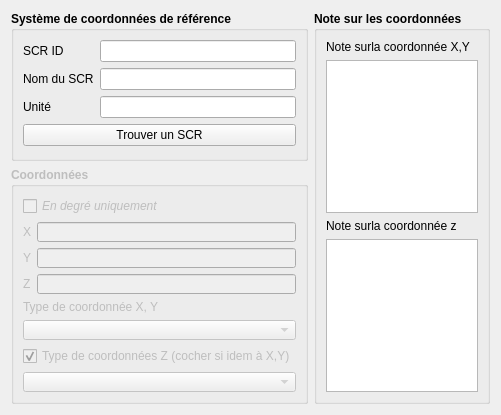
<?xml version="1.0" encoding="UTF-8"?>
<ui version="4.0">
 <class>Form</class>
 <widget class="QWidget" name="Form">
  <property name="geometry">
   <rect>
    <x>0</x>
    <y>0</y>
    <width>446</width>
    <height>396</height>
   </rect>
  </property>
  <property name="windowTitle">
   <string>Form</string>
  </property>
  <layout class="QGridLayout" name="gridLayout">
   <item row="0" column="0">
    <widget class="QGroupBox" name="GB_SCR">
     <property name="sizePolicy">
      <sizepolicy hsizetype="Expanding" vsizetype="Expanding">
       <horstretch>0</horstretch>
       <verstretch>0</verstretch>
      </sizepolicy>
     </property>
     <property name="minimumSize">
      <size>
       <width>0</width>
       <height>150</height>
      </size>
     </property>
     <property name="maximumSize">
      <size>
       <width>350</width>
       <height>171</height>
      </size>
     </property>
     <property name="font">
      <font>
       <weight>75</weight>
       <bold>true</bold>
      </font>
     </property>
     <property name="autoFillBackground">
      <bool>true</bool>
     </property>
     <property name="title">
      <string>Système de coordonnées de référence</string>
     </property>
     <layout class="QFormLayout" name="formLayout_2">
      <item row="0" column="0">
       <widget class="QLabel" name="label_4">
        <property name="font">
         <font>
          <weight>50</weight>
          <bold>false</bold>
         </font>
        </property>
        <property name="text">
         <string>SCR ID</string>
        </property>
       </widget>
      </item>
      <item row="0" column="1">
       <widget class="QLineEdit" name="LE_SCRid">
        <property name="enabled">
         <bool>true</bool>
        </property>
        <property name="font">
         <font>
          <weight>50</weight>
          <bold>false</bold>
         </font>
        </property>
        <property name="readOnly">
         <bool>true</bool>
        </property>
       </widget>
      </item>
      <item row="1" column="0">
       <widget class="QLabel" name="label_5">
        <property name="font">
         <font>
          <weight>50</weight>
          <bold>false</bold>
         </font>
        </property>
        <property name="text">
         <string>Nom du SCR</string>
        </property>
       </widget>
      </item>
      <item row="1" column="1">
       <widget class="QLineEdit" name="LE_nomSCR">
        <property name="enabled">
         <bool>true</bool>
        </property>
        <property name="font">
         <font>
          <weight>50</weight>
          <bold>false</bold>
         </font>
        </property>
        <property name="readOnly">
         <bool>true</bool>
        </property>
       </widget>
      </item>
      <item row="2" column="0">
       <widget class="QLabel" name="label_12">
        <property name="font">
         <font>
          <weight>50</weight>
          <bold>false</bold>
         </font>
        </property>
        <property name="text">
         <string>Unité</string>
        </property>
       </widget>
      </item>
      <item row="2" column="1">
       <widget class="QLineEdit" name="LE_scr_unit">
        <property name="enabled">
         <bool>true</bool>
        </property>
        <property name="font">
         <font>
          <weight>50</weight>
          <bold>false</bold>
         </font>
        </property>
        <property name="inputMask">
         <string/>
        </property>
        <property name="readOnly">
         <bool>true</bool>
        </property>
       </widget>
      </item>
      <item row="3" column="0" colspan="2">
       <widget class="QPushButton" name="btn_findSCR">
        <property name="font">
         <font>
          <weight>50</weight>
          <bold>false</bold>
         </font>
        </property>
        <property name="text">
         <string>Trouver un SCR</string>
        </property>
       </widget>
      </item>
     </layout>
    </widget>
   </item>
   <item row="0" column="1" rowspan="2">
    <widget class="QGroupBox" name="groupBox">
     <property name="font">
      <font>
       <weight>75</weight>
       <bold>true</bold>
      </font>
     </property>
     <property name="autoFillBackground">
      <bool>true</bool>
     </property>
     <property name="title">
      <string>Note sur les coordonnées</string>
     </property>
     <layout class="QVBoxLayout" name="verticalLayout">
      <item>
       <widget class="QLabel" name="label_8">
        <property name="font">
         <font>
          <weight>50</weight>
          <bold>false</bold>
         </font>
        </property>
        <property name="text">
         <string>Note surla coordonnée X,Y</string>
        </property>
       </widget>
      </item>
      <item>
       <widget class="QTextEdit" name="PT_note_xy">
        <property name="font">
         <font>
          <weight>50</weight>
          <bold>false</bold>
         </font>
        </property>
       </widget>
      </item>
      <item>
       <widget class="QLabel" name="label_10">
        <property name="font">
         <font>
          <weight>50</weight>
          <bold>false</bold>
         </font>
        </property>
        <property name="text">
         <string>Note surla coordonnée z</string>
        </property>
       </widget>
      </item>
      <item>
       <widget class="QTextEdit" name="PT_note_z">
        <property name="font">
         <font>
          <weight>50</weight>
          <bold>false</bold>
         </font>
        </property>
       </widget>
      </item>
     </layout>
    </widget>
   </item>
   <item row="1" column="0">
    <widget class="QGroupBox" name="GB_Coordonnees">
     <property name="enabled">
      <bool>false</bool>
     </property>
     <property name="sizePolicy">
      <sizepolicy hsizetype="Expanding" vsizetype="Expanding">
       <horstretch>0</horstretch>
       <verstretch>0</verstretch>
      </sizepolicy>
     </property>
     <property name="minimumSize">
      <size>
       <width>0</width>
       <height>0</height>
      </size>
     </property>
     <property name="maximumSize">
      <size>
       <width>16777215</width>
       <height>16777215</height>
      </size>
     </property>
     <property name="font">
      <font>
       <weight>75</weight>
       <bold>true</bold>
      </font>
     </property>
     <property name="autoFillBackground">
      <bool>true</bool>
     </property>
     <property name="title">
      <string>Coordonnées</string>
     </property>
     <layout class="QFormLayout" name="formLayout">
      <item row="0" column="0" colspan="2">
       <widget class="QCheckBox" name="ckb_degree">
        <property name="font">
         <font>
          <weight>50</weight>
          <italic>true</italic>
          <bold>false</bold>
         </font>
        </property>
        <property name="text">
         <string>En degré uniquement</string>
        </property>
       </widget>
      </item>
      <item row="1" column="0">
       <widget class="QLabel" name="lbl_X">
        <property name="font">
         <font>
          <weight>50</weight>
          <bold>false</bold>
         </font>
        </property>
        <property name="text">
         <string>X</string>
        </property>
       </widget>
      </item>
      <item row="1" column="1">
       <widget class="QLineEdit" name="LE_X">
        <property name="minimumSize">
         <size>
          <width>0</width>
          <height>20</height>
         </size>
        </property>
        <property name="font">
         <font>
          <weight>50</weight>
          <italic>false</italic>
          <bold>false</bold>
         </font>
        </property>
        <property name="inputMethodHints">
         <set>Qt::ImhDigitsOnly</set>
        </property>
       </widget>
      </item>
      <item row="2" column="0">
       <widget class="QLabel" name="lbl_Y">
        <property name="font">
         <font>
          <weight>50</weight>
          <bold>false</bold>
         </font>
        </property>
        <property name="text">
         <string>Y</string>
        </property>
       </widget>
      </item>
      <item row="2" column="1">
       <widget class="QLineEdit" name="LE_Y">
        <property name="minimumSize">
         <size>
          <width>0</width>
          <height>20</height>
         </size>
        </property>
        <property name="font">
         <font>
          <weight>50</weight>
          <italic>false</italic>
          <bold>false</bold>
         </font>
        </property>
        <property name="inputMethodHints">
         <set>Qt::ImhDigitsOnly</set>
        </property>
       </widget>
      </item>
      <item row="3" column="0">
       <widget class="QLabel" name="lbl_Z">
        <property name="font">
         <font>
          <weight>50</weight>
          <bold>false</bold>
         </font>
        </property>
        <property name="text">
         <string>Z</string>
        </property>
       </widget>
      </item>
      <item row="3" column="1">
       <widget class="QLineEdit" name="LE_Z">
        <property name="minimumSize">
         <size>
          <width>0</width>
          <height>20</height>
         </size>
        </property>
        <property name="font">
         <font>
          <weight>50</weight>
          <italic>false</italic>
          <bold>false</bold>
         </font>
        </property>
        <property name="inputMethodHints">
         <set>Qt::ImhDigitsOnly</set>
        </property>
       </widget>
      </item>
      <item row="4" column="0" colspan="2">
       <widget class="QLabel" name="label_7">
        <property name="maximumSize">
         <size>
          <width>16777215</width>
          <height>20</height>
         </size>
        </property>
        <property name="font">
         <font>
          <weight>50</weight>
          <bold>false</bold>
         </font>
        </property>
        <property name="text">
         <string>Type de coordonnée X, Y</string>
        </property>
       </widget>
      </item>
      <item row="5" column="0" colspan="2">
       <widget class="QComboBox" name="CB_type_XY">
        <property name="minimumSize">
         <size>
          <width>0</width>
          <height>20</height>
         </size>
        </property>
        <property name="maximumSize">
         <size>
          <width>16777215</width>
          <height>20</height>
         </size>
        </property>
       </widget>
      </item>
      <item row="6" column="0" colspan="2">
       <widget class="QCheckBox" name="ckBox_typeZ">
        <property name="maximumSize">
         <size>
          <width>16777215</width>
          <height>20</height>
         </size>
        </property>
        <property name="font">
         <font>
          <weight>50</weight>
          <bold>false</bold>
         </font>
        </property>
        <property name="layoutDirection">
         <enum>Qt::LeftToRight</enum>
        </property>
        <property name="text">
         <string>Type de coordonnées Z (cocher si idem à X,Y)</string>
        </property>
        <property name="checked">
         <bool>true</bool>
        </property>
       </widget>
      </item>
      <item row="7" column="0" colspan="2">
       <widget class="QComboBox" name="CB_type_Z">
        <property name="minimumSize">
         <size>
          <width>0</width>
          <height>20</height>
         </size>
        </property>
        <property name="maximumSize">
         <size>
          <width>16777215</width>
          <height>20</height>
         </size>
        </property>
       </widget>
      </item>
     </layout>
    </widget>
   </item>
  </layout>
 </widget>
 <resources/>
 <connections/>
</ui>
